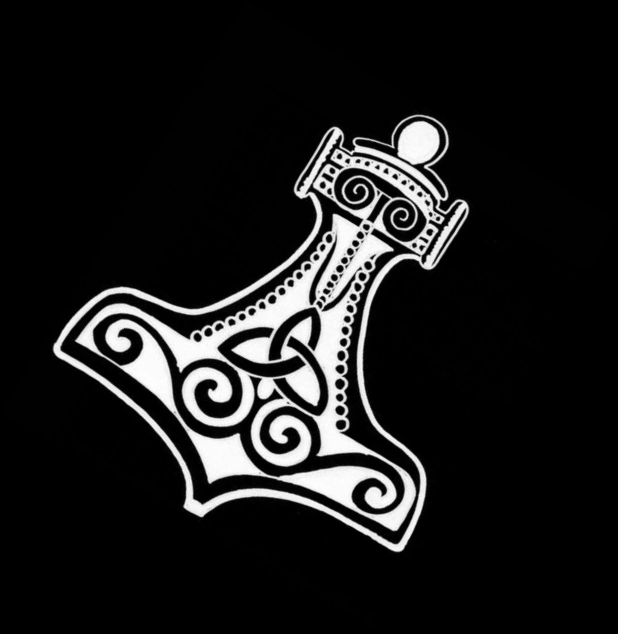
#> input picture 2-contours/hammer.jpg, 1236 x 1268 px (shown at 1/2 size)
$ python 5-contours_hull.py
#> lines starting #> are read from the running program, lines starting #| are printed output that depends on the picture; after the words box and inside, x2 and y2 are one past the last pixel; in counts of white or black regions, pixels touching at a corner belong together
import cv2
import numpy as np

img = cv2.pyrDown(cv2.imread("hammer.jpg", cv2.IMREAD_UNCHANGED))
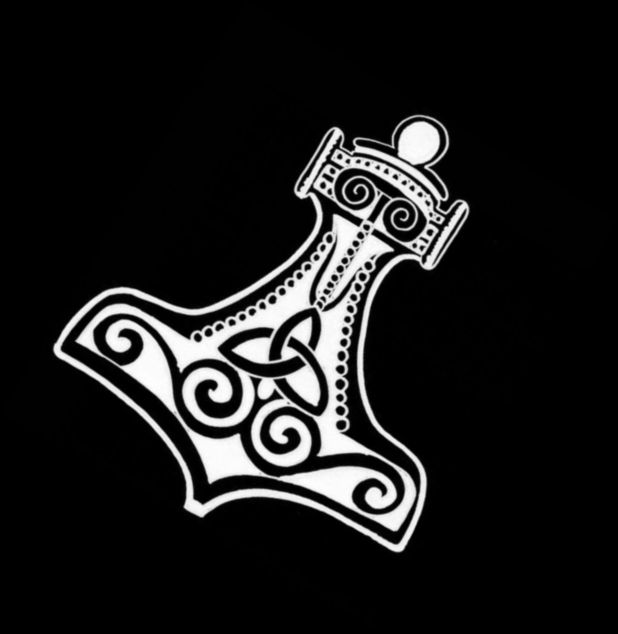
#> img: shape (634, 618, 3); min 0, max 254, mean 27.1

ret, thresh = cv2.threshold(cv2.cvtColor(img, cv2.COLOR_BGR2GRAY),
                            127, 255, cv2.THRESH_BINARY)
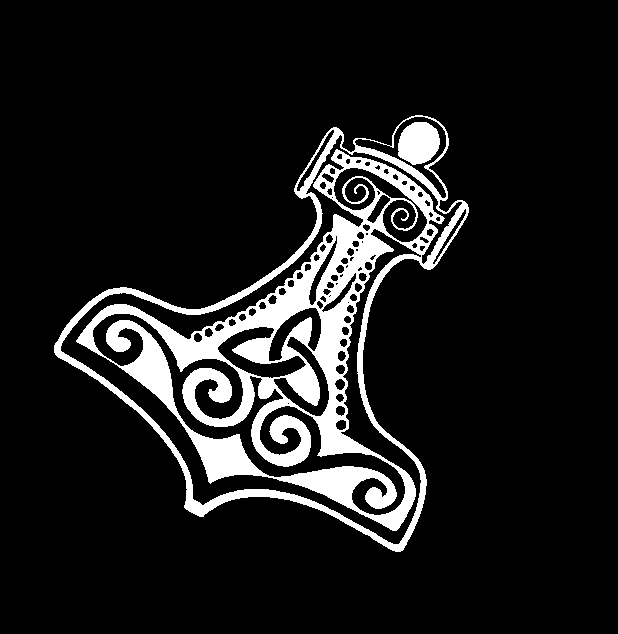
#> thresh: shape (634, 618); 10.9% white; 2 white regions

contours, hier = cv2.findContours(thresh, cv2.RETR_EXTERNAL,
                                      cv2.CHAIN_APPROX_SIMPLE)
#> contours = 1 contour; box (x1, y1, x2, y2) and area: (54, 115, 469, 552) 79134
black = np.zeros_like(img)
for contour in contours:
    epsilon = 0.05 * cv2.arcLength(contour, True)
    approx = cv2.approxPolyDP(contour, epsilon, True)
    hull = cv2.convexHull(contour)
    cv2.drawContours(black, [contour], -1, (0, 255, 0), 2)
    cv2.drawContours(black, [approx], -1, (255, 255, 0), 2)
    cv2.drawContours(black, [hull], -1, (0, 0, 255), 2)
#> this loop made 1 pass
#> (epsilon, approx) on pass 1: (87.38, [[435, 119], [62, 331], [189, 511], [403, 549]])
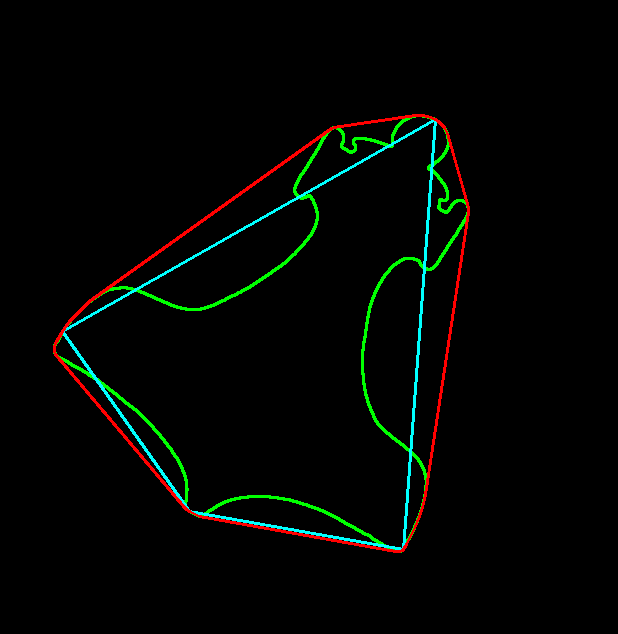
#> black: shape (634, 618, 3); mean of channels 0, 1, 2 2.4, 5.5, 2.7; drawn as B, G, R

cv2.imshow("hull", black)
cv2.waitKey()
cv2.destroyAllWindows()

$ run again, with 2-contours/shape.jpg copied over 2-contours/hammer.jpg
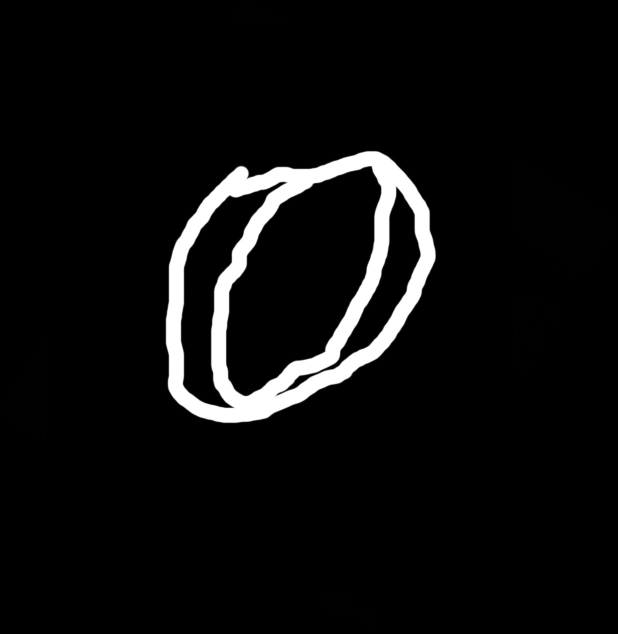
#> input picture 2-contours/shape.jpg, 1236 x 1268 px (shown at 1/2 size)
#> `ret, thresh = cv2.threshold(cv2.cvtColor(img, cv2.COLOR_BGR2GRAY), 127..`:
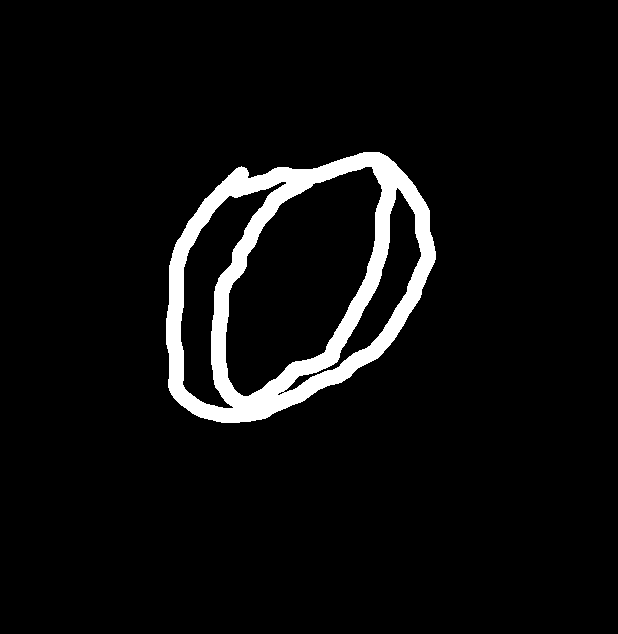
#> thresh: shape (634, 618); 5.4% white; 1 white region
#> contours = 1 contour; box (x1, y1, x2, y2) and area: (166, 152, 436, 423) 54303
#> the loop `for contour in contours:` made 1 pass
#> epsilon on pass 1: 46.42
#> after the loop `for contour in contours:`:
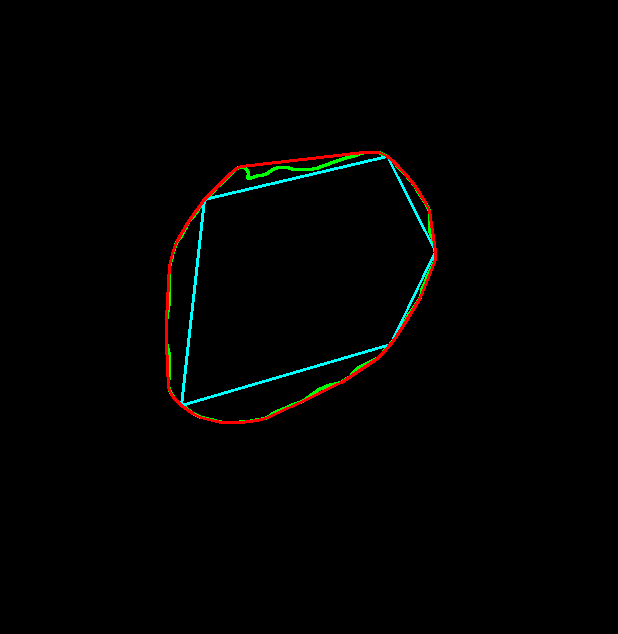
#> black: shape (634, 618, 3); mean of channels 0, 1, 2 1.4, 2.2, 1.7; drawn as B, G, R
